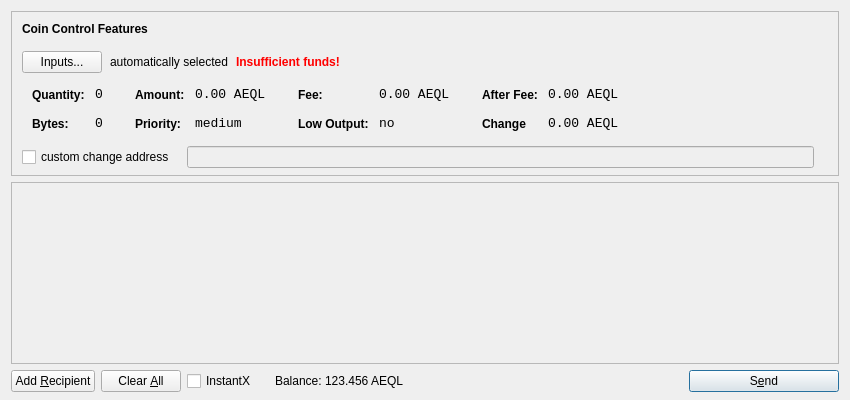
<?xml version="1.0" encoding="UTF-8"?>
<ui version="4.0">
 <class>SendCoinsDialog</class>
 <widget class="QDialog" name="SendCoinsDialog">
  <property name="geometry">
   <rect>
    <x>0</x>
    <y>0</y>
    <width>850</width>
    <height>400</height>
   </rect>
  </property>
  <property name="windowTitle">
   <string>Send Coins</string>
  </property>
  <property name="styleSheet">
   <string notr="true"/>
  </property>
  <layout class="QVBoxLayout" name="verticalLayout" stretch="0,1,0">
   <property name="bottomMargin">
    <number>8</number>
   </property>
   <item>
    <widget class="QFrame" name="frameCoinControl">
     <property name="sizePolicy">
      <sizepolicy hsizetype="Expanding" vsizetype="Expanding">
       <horstretch>0</horstretch>
       <verstretch>0</verstretch>
      </sizepolicy>
     </property>
     <property name="maximumSize">
      <size>
       <width>16777215</width>
       <height>16777215</height>
      </size>
     </property>
     <property name="frameShape">
      <enum>QFrame::StyledPanel</enum>
     </property>
     <property name="frameShadow">
      <enum>QFrame::Sunken</enum>
     </property>
     <layout class="QVBoxLayout" name="verticalLayoutCoinControl2">
      <property name="spacing">
       <number>6</number>
      </property>
      <property name="leftMargin">
       <number>0</number>
      </property>
      <property name="topMargin">
       <number>0</number>
      </property>
      <property name="rightMargin">
       <number>0</number>
      </property>
      <property name="bottomMargin">
       <number>6</number>
      </property>
      <item>
       <layout class="QVBoxLayout" name="verticalLayoutCoinControl" stretch="0,0,0,0,1">
        <property name="spacing">
         <number>0</number>
        </property>
        <property name="leftMargin">
         <number>10</number>
        </property>
        <property name="topMargin">
         <number>10</number>
        </property>
        <item>
         <layout class="QHBoxLayout" name="horizontalLayoutCoinControl1">
          <property name="bottomMargin">
           <number>15</number>
          </property>
          <item>
           <widget class="QLabel" name="labelCoinControlFeatures">
            <property name="sizePolicy">
             <sizepolicy hsizetype="Preferred" vsizetype="Maximum">
              <horstretch>0</horstretch>
              <verstretch>0</verstretch>
             </sizepolicy>
            </property>
            <property name="font">
             <font>
              <weight>75</weight>
              <bold>true</bold>
             </font>
            </property>
            <property name="styleSheet">
             <string notr="true">font-weight:bold;</string>
            </property>
            <property name="text">
             <string>Coin Control Features</string>
            </property>
           </widget>
          </item>
         </layout>
        </item>
        <item>
         <layout class="QHBoxLayout" name="horizontalLayoutCoinControl2" stretch="0,0,0,0">
          <property name="spacing">
           <number>8</number>
          </property>
          <property name="bottomMargin">
           <number>10</number>
          </property>
          <item>
           <widget class="QPushButton" name="pushButtonCoinControl">
            <property name="styleSheet">
             <string notr="true"/>
            </property>
            <property name="text">
             <string>Inputs...</string>
            </property>
           </widget>
          </item>
          <item>
           <widget class="QLabel" name="labelCoinControlAutomaticallySelected">
            <property name="text">
             <string>automatically selected</string>
            </property>
            <property name="margin">
             <number>5</number>
            </property>
           </widget>
          </item>
          <item>
           <widget class="QLabel" name="labelCoinControlInsuffFunds">
            <property name="font">
             <font>
              <weight>75</weight>
              <bold>true</bold>
             </font>
            </property>
            <property name="styleSheet">
             <string notr="true">color:red;font-weight:bold;</string>
            </property>
            <property name="text">
             <string>Insufficient funds!</string>
            </property>
            <property name="margin">
             <number>5</number>
            </property>
           </widget>
          </item>
          <item>
           <spacer name="horizontalSpacerCoinControl">
            <property name="orientation">
             <enum>Qt::Horizontal</enum>
            </property>
            <property name="sizeHint" stdset="0">
             <size>
              <width>40</width>
              <height>1</height>
             </size>
            </property>
           </spacer>
          </item>
         </layout>
        </item>
        <item>
         <widget class="QWidget" name="widgetCoinControl" native="true">
          <property name="sizePolicy">
           <sizepolicy hsizetype="Preferred" vsizetype="Preferred">
            <horstretch>0</horstretch>
            <verstretch>0</verstretch>
           </sizepolicy>
          </property>
          <property name="minimumSize">
           <size>
            <width>0</width>
            <height>0</height>
           </size>
          </property>
          <property name="styleSheet">
           <string notr="true"/>
          </property>
          <layout class="QHBoxLayout" name="horizontalLayoutCoinControl5">
           <property name="leftMargin">
            <number>0</number>
           </property>
           <property name="topMargin">
            <number>0</number>
           </property>
           <property name="rightMargin">
            <number>0</number>
           </property>
           <property name="bottomMargin">
            <number>0</number>
           </property>
           <item>
            <layout class="QHBoxLayout" name="horizontalLayoutCoinControl3" stretch="0,0,0,1">
             <property name="spacing">
              <number>20</number>
             </property>
             <property name="topMargin">
              <number>0</number>
             </property>
             <property name="bottomMargin">
              <number>10</number>
             </property>
             <item>
              <layout class="QFormLayout" name="formLayoutCoinControl1">
               <property name="horizontalSpacing">
                <number>10</number>
               </property>
               <property name="verticalSpacing">
                <number>14</number>
               </property>
               <property name="leftMargin">
                <number>10</number>
               </property>
               <property name="topMargin">
                <number>4</number>
               </property>
               <property name="rightMargin">
                <number>6</number>
               </property>
               <item row="0" column="0">
                <widget class="QLabel" name="labelCoinControlQuantityText">
                 <property name="styleSheet">
                  <string notr="true">font-weight:bold;</string>
                 </property>
                 <property name="text">
                  <string>Quantity:</string>
                 </property>
                 <property name="margin">
                  <number>0</number>
                 </property>
                </widget>
               </item>
               <item row="0" column="1">
                <widget class="QLabel" name="labelCoinControlQuantity">
                 <property name="font">
                  <font>
                   <family>Monospace</family>
                   <pointsize>10</pointsize>
                  </font>
                 </property>
                 <property name="cursor">
                  <cursorShape>IBeamCursor</cursorShape>
                 </property>
                 <property name="contextMenuPolicy">
                  <enum>Qt::ActionsContextMenu</enum>
                 </property>
                 <property name="text">
                  <string>0</string>
                 </property>
                 <property name="margin">
                  <number>0</number>
                 </property>
                 <property name="textInteractionFlags">
                  <set>Qt::LinksAccessibleByMouse|Qt::TextSelectableByKeyboard|Qt::TextSelectableByMouse</set>
                 </property>
                </widget>
               </item>
               <item row="1" column="0">
                <widget class="QLabel" name="labelCoinControlBytesText">
                 <property name="styleSheet">
                  <string notr="true">font-weight:bold;</string>
                 </property>
                 <property name="text">
                  <string>Bytes:</string>
                 </property>
                </widget>
               </item>
               <item row="1" column="1">
                <widget class="QLabel" name="labelCoinControlBytes">
                 <property name="font">
                  <font>
                   <family>Monospace</family>
                   <pointsize>10</pointsize>
                  </font>
                 </property>
                 <property name="cursor">
                  <cursorShape>IBeamCursor</cursorShape>
                 </property>
                 <property name="contextMenuPolicy">
                  <enum>Qt::ActionsContextMenu</enum>
                 </property>
                 <property name="text">
                  <string>0</string>
                 </property>
                 <property name="textInteractionFlags">
                  <set>Qt::LinksAccessibleByMouse|Qt::TextSelectableByKeyboard|Qt::TextSelectableByMouse</set>
                 </property>
                </widget>
               </item>
              </layout>
             </item>
             <item>
              <layout class="QFormLayout" name="formLayoutCoinControl2">
               <property name="horizontalSpacing">
                <number>10</number>
               </property>
               <property name="verticalSpacing">
                <number>14</number>
               </property>
               <property name="leftMargin">
                <number>6</number>
               </property>
               <property name="topMargin">
                <number>4</number>
               </property>
               <property name="rightMargin">
                <number>6</number>
               </property>
               <item row="0" column="0">
                <widget class="QLabel" name="labelCoinControlAmountText">
                 <property name="styleSheet">
                  <string notr="true">font-weight:bold;</string>
                 </property>
                 <property name="text">
                  <string>Amount:</string>
                 </property>
                 <property name="margin">
                  <number>0</number>
                 </property>
                </widget>
               </item>
               <item row="0" column="1">
                <widget class="QLabel" name="labelCoinControlAmount">
                 <property name="font">
                  <font>
                   <family>Monospace</family>
                   <pointsize>10</pointsize>
                  </font>
                 </property>
                 <property name="cursor">
                  <cursorShape>IBeamCursor</cursorShape>
                 </property>
                 <property name="contextMenuPolicy">
                  <enum>Qt::ActionsContextMenu</enum>
                 </property>
                 <property name="text">
                  <string>0.00 AEQL</string>
                 </property>
                 <property name="textInteractionFlags">
                  <set>Qt::LinksAccessibleByMouse|Qt::TextSelectableByKeyboard|Qt::TextSelectableByMouse</set>
                 </property>
                </widget>
               </item>
               <item row="1" column="0">
                <widget class="QLabel" name="labelCoinControlPriorityText">
                 <property name="styleSheet">
                  <string notr="true">font-weight:bold;</string>
                 </property>
                 <property name="text">
                  <string>Priority:</string>
                 </property>
                </widget>
               </item>
               <item row="1" column="1">
                <widget class="QLabel" name="labelCoinControlPriority">
                 <property name="font">
                  <font>
                   <family>Monospace</family>
                   <pointsize>10</pointsize>
                  </font>
                 </property>
                 <property name="cursor">
                  <cursorShape>IBeamCursor</cursorShape>
                 </property>
                 <property name="contextMenuPolicy">
                  <enum>Qt::ActionsContextMenu</enum>
                 </property>
                 <property name="text">
                  <string>medium</string>
                 </property>
                 <property name="textInteractionFlags">
                  <set>Qt::LinksAccessibleByMouse|Qt::TextSelectableByKeyboard|Qt::TextSelectableByMouse</set>
                 </property>
                </widget>
               </item>
              </layout>
             </item>
             <item>
              <layout class="QFormLayout" name="formLayoutCoinControl3">
               <property name="horizontalSpacing">
                <number>10</number>
               </property>
               <property name="verticalSpacing">
                <number>14</number>
               </property>
               <property name="leftMargin">
                <number>6</number>
               </property>
               <property name="topMargin">
                <number>4</number>
               </property>
               <property name="rightMargin">
                <number>6</number>
               </property>
               <item row="0" column="0">
                <widget class="QLabel" name="labelCoinControlFeeText">
                 <property name="styleSheet">
                  <string notr="true">font-weight:bold;</string>
                 </property>
                 <property name="text">
                  <string>Fee:</string>
                 </property>
                 <property name="margin">
                  <number>0</number>
                 </property>
                </widget>
               </item>
               <item row="0" column="1">
                <widget class="QLabel" name="labelCoinControlFee">
                 <property name="font">
                  <font>
                   <family>Monospace</family>
                   <pointsize>10</pointsize>
                  </font>
                 </property>
                 <property name="cursor">
                  <cursorShape>IBeamCursor</cursorShape>
                 </property>
                 <property name="contextMenuPolicy">
                  <enum>Qt::ActionsContextMenu</enum>
                 </property>
                 <property name="text">
                  <string>0.00 AEQL</string>
                 </property>
                 <property name="textInteractionFlags">
                  <set>Qt::LinksAccessibleByMouse|Qt::TextSelectableByKeyboard|Qt::TextSelectableByMouse</set>
                 </property>
                </widget>
               </item>
               <item row="1" column="0">
                <widget class="QLabel" name="labelCoinControlLowOutputText">
                 <property name="styleSheet">
                  <string notr="true">font-weight:bold;</string>
                 </property>
                 <property name="text">
                  <string>Low Output:</string>
                 </property>
                </widget>
               </item>
               <item row="1" column="1">
                <widget class="QLabel" name="labelCoinControlLowOutput">
                 <property name="font">
                  <font>
                   <family>Monospace</family>
                   <pointsize>10</pointsize>
                  </font>
                 </property>
                 <property name="cursor">
                  <cursorShape>IBeamCursor</cursorShape>
                 </property>
                 <property name="contextMenuPolicy">
                  <enum>Qt::ActionsContextMenu</enum>
                 </property>
                 <property name="text">
                  <string>no</string>
                 </property>
                 <property name="textInteractionFlags">
                  <set>Qt::LinksAccessibleByMouse|Qt::TextSelectableByKeyboard|Qt::TextSelectableByMouse</set>
                 </property>
                </widget>
               </item>
              </layout>
             </item>
             <item>
              <layout class="QFormLayout" name="formLayoutCoinControl4">
               <property name="horizontalSpacing">
                <number>10</number>
               </property>
               <property name="verticalSpacing">
                <number>14</number>
               </property>
               <property name="leftMargin">
                <number>6</number>
               </property>
               <property name="topMargin">
                <number>4</number>
               </property>
               <property name="rightMargin">
                <number>6</number>
               </property>
               <item row="0" column="0">
                <widget class="QLabel" name="labelCoinControlAfterFeeText">
                 <property name="styleSheet">
                  <string notr="true">font-weight:bold;</string>
                 </property>
                 <property name="text">
                  <string>After Fee:</string>
                 </property>
                 <property name="margin">
                  <number>0</number>
                 </property>
                </widget>
               </item>
               <item row="0" column="1">
                <widget class="QLabel" name="labelCoinControlAfterFee">
                 <property name="font">
                  <font>
                   <family>Monospace</family>
                   <pointsize>10</pointsize>
                  </font>
                 </property>
                 <property name="cursor">
                  <cursorShape>IBeamCursor</cursorShape>
                 </property>
                 <property name="contextMenuPolicy">
                  <enum>Qt::ActionsContextMenu</enum>
                 </property>
                 <property name="text">
                  <string>0.00 AEQL</string>
                 </property>
                 <property name="textInteractionFlags">
                  <set>Qt::LinksAccessibleByMouse|Qt::TextSelectableByKeyboard|Qt::TextSelectableByMouse</set>
                 </property>
                </widget>
               </item>
               <item row="1" column="0">
                <widget class="QLabel" name="labelCoinControlChangeText">
                 <property name="styleSheet">
                  <string notr="true">font-weight:bold;</string>
                 </property>
                 <property name="text">
                  <string>Change</string>
                 </property>
                </widget>
               </item>
               <item row="1" column="1">
                <widget class="QLabel" name="labelCoinControlChange">
                 <property name="font">
                  <font>
                   <family>Monospace</family>
                   <pointsize>10</pointsize>
                  </font>
                 </property>
                 <property name="cursor">
                  <cursorShape>IBeamCursor</cursorShape>
                 </property>
                 <property name="contextMenuPolicy">
                  <enum>Qt::ActionsContextMenu</enum>
                 </property>
                 <property name="text">
                  <string>0.00 AEQL</string>
                 </property>
                 <property name="textInteractionFlags">
                  <set>Qt::LinksAccessibleByMouse|Qt::TextSelectableByKeyboard|Qt::TextSelectableByMouse</set>
                 </property>
                </widget>
               </item>
              </layout>
             </item>
            </layout>
           </item>
          </layout>
         </widget>
        </item>
        <item>
         <layout class="QHBoxLayout" name="horizontalLayoutCoinControl4" stretch="0,0,0">
          <property name="spacing">
           <number>12</number>
          </property>
          <property name="sizeConstraint">
           <enum>QLayout::SetDefaultConstraint</enum>
          </property>
          <property name="topMargin">
           <number>5</number>
          </property>
          <property name="rightMargin">
           <number>5</number>
          </property>
          <item>
           <widget class="QCheckBox" name="checkBoxCoinControlChange">
            <property name="text">
             <string>custom change address</string>
            </property>
           </widget>
          </item>
          <item>
           <widget class="QLineEdit" name="lineEditCoinControlChange">
            <property name="enabled">
             <bool>false</bool>
            </property>
            <property name="sizePolicy">
             <sizepolicy hsizetype="Expanding" vsizetype="Fixed">
              <horstretch>0</horstretch>
              <verstretch>0</verstretch>
             </sizepolicy>
            </property>
           </widget>
          </item>
          <item>
           <widget class="QLabel" name="labelCoinControlChangeLabel">
            <property name="sizePolicy">
             <sizepolicy hsizetype="Preferred" vsizetype="Expanding">
              <horstretch>0</horstretch>
              <verstretch>0</verstretch>
             </sizepolicy>
            </property>
            <property name="minimumSize">
             <size>
              <width>0</width>
              <height>0</height>
             </size>
            </property>
            <property name="text">
             <string/>
            </property>
            <property name="margin">
             <number>3</number>
            </property>
           </widget>
          </item>
         </layout>
        </item>
        <item>
         <spacer name="verticalSpacerCoinControl">
          <property name="orientation">
           <enum>Qt::Vertical</enum>
          </property>
          <property name="sizeHint" stdset="0">
           <size>
            <width>800</width>
            <height>1</height>
           </size>
          </property>
         </spacer>
        </item>
       </layout>
      </item>
     </layout>
    </widget>
   </item>
   <item>
    <widget class="QScrollArea" name="scrollArea">
     <property name="widgetResizable">
      <bool>true</bool>
     </property>
     <widget class="QWidget" name="scrollAreaWidgetContents">
      <property name="geometry">
       <rect>
        <x>0</x>
        <y>0</y>
        <width>830</width>
        <height>170</height>
       </rect>
      </property>
      <layout class="QVBoxLayout" name="verticalLayout_2">
       <property name="leftMargin">
        <number>0</number>
       </property>
       <property name="topMargin">
        <number>0</number>
       </property>
       <property name="rightMargin">
        <number>0</number>
       </property>
       <property name="bottomMargin">
        <number>0</number>
       </property>
       <item>
        <layout class="QVBoxLayout" name="entries">
         <property name="spacing">
          <number>6</number>
         </property>
        </layout>
       </item>
       <item>
        <spacer name="verticalSpacer">
         <property name="orientation">
          <enum>Qt::Vertical</enum>
         </property>
         <property name="sizeHint" stdset="0">
          <size>
           <width>20</width>
           <height>40</height>
          </size>
         </property>
        </spacer>
       </item>
      </layout>
     </widget>
    </widget>
   </item>
   <item>
    <layout class="QHBoxLayout" name="horizontalLayout">
     <item>
      <widget class="QPushButton" name="addButton">
       <property name="toolTip">
        <string>Send to multiple recipients at once</string>
       </property>
       <property name="text">
        <string>Add &amp;Recipient</string>
       </property>
       <property name="autoDefault">
        <bool>false</bool>
       </property>
      </widget>
     </item>
     <item>
      <widget class="QPushButton" name="clearButton">
       <property name="sizePolicy">
        <sizepolicy hsizetype="Minimum" vsizetype="Fixed">
         <horstretch>0</horstretch>
         <verstretch>0</verstretch>
        </sizepolicy>
       </property>
       <property name="toolTip">
        <string>Remove all transaction fields</string>
       </property>
       <property name="text">
        <string>Clear &amp;All</string>
       </property>
       <property name="autoRepeatDelay">
        <number>300</number>
       </property>
       <property name="autoDefault">
        <bool>false</bool>
       </property>
      </widget>
     </item>
     <item>
      <layout class="QHBoxLayout" name="horizontalLayout_2">
       <property name="spacing">
        <number>3</number>
       </property>
       <item>
        <widget class="QCheckBox" name="checkInstantX">
         <property name="enabled">
          <bool>true</bool>
         </property>
         <property name="minimumSize">
          <size>
           <width>85</width>
           <height>0</height>
          </size>
         </property>
         <property name="text">
          <string>InstantX</string>
         </property>
        </widget>
       </item>
       <item>
        <widget class="QLabel" name="label">
         <property name="sizePolicy">
          <sizepolicy hsizetype="Preferred" vsizetype="Fixed">
           <horstretch>0</horstretch>
           <verstretch>0</verstretch>
          </sizepolicy>
         </property>
         <property name="text">
          <string>Balance:</string>
         </property>
        </widget>
       </item>
       <item>
        <widget class="QLabel" name="labelBalance">
         <property name="sizePolicy">
          <sizepolicy hsizetype="Preferred" vsizetype="Fixed">
           <horstretch>0</horstretch>
           <verstretch>0</verstretch>
          </sizepolicy>
         </property>
         <property name="cursor">
          <cursorShape>IBeamCursor</cursorShape>
         </property>
         <property name="text">
          <string>123.456 AEQL</string>
         </property>
         <property name="textInteractionFlags">
          <set>Qt::LinksAccessibleByMouse|Qt::TextSelectableByKeyboard|Qt::TextSelectableByMouse</set>
         </property>
        </widget>
       </item>
      </layout>
     </item>
     <item>
      <spacer name="horizontalSpacer">
       <property name="orientation">
        <enum>Qt::Horizontal</enum>
       </property>
       <property name="sizeHint" stdset="0">
        <size>
         <width>40</width>
         <height>20</height>
        </size>
       </property>
      </spacer>
     </item>
     <item>
      <widget class="QPushButton" name="sendButton">
       <property name="minimumSize">
        <size>
         <width>150</width>
         <height>0</height>
        </size>
       </property>
       <property name="toolTip">
        <string>Confirm the send action</string>
       </property>
       <property name="text">
        <string>S&amp;end</string>
       </property>
       <property name="icon">
        <iconset resource="../bitcoin.qrc">
         <normaloff>:/icons/send</normaloff>:/icons/send</iconset>
       </property>
       <property name="default">
        <bool>true</bool>
       </property>
      </widget>
     </item>
    </layout>
   </item>
  </layout>
 </widget>
 <resources>
  <include location="../bitcoin.qrc"/>
 </resources>
 <connections/>
</ui>
